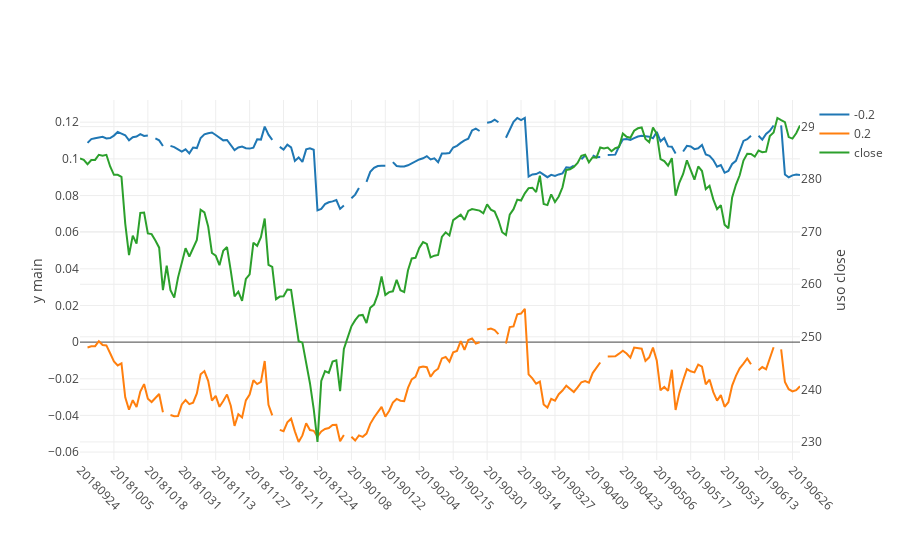

The cell this chart's notebook holds for it:
### Code cell
y = 19
c = SYMBOL_TO_RESEARCH
df_year = df_iv_skew[(df_iv_skew.symbol.str.slice(0,2)==c) & (df_iv_skew.symbol.str.slice(-2,)==str(y))]
df_year = df_year[['settle_date','-0.2','0.2']]
df_year = df_year.merge(df_etf[['settle_date','close']],on='settle_date',how='inner')
iplot(plotly_plot(df_year,x_column='settle_date',yaxis2_cols=['close'],y_right_label='uso close'))

### Figure 1 — Plotly figure (JSON) as saved in the notebook; plotly's stock layout.template omitted (floating-point values rounded to 4 significant figures; data arrays with more than 128 entries replaced by an {"elided": "..."} marker saying what was removed)
{"data": [{"name": "-0.2", "type": "scatter", "uid": "6f4331fa-30bc-11ea-9cb8-8c859025e7f9", "x": {"elided": "192 int values"}, "y": {"elided": "192 float values"}, "yaxis": "y"}, {"name": "0.2", "type": "scatter", "uid": "6f433364-30bc-11ea-865a-8c859025e7f9", "x": {"elided": "192 int values"}, "y": {"elided": "192 float values"}, "yaxis": "y"}, {"name": "close", "type": "scatter", "uid": "6f433422-30bc-11ea-926e-8c859025e7f9", "x": {"elided": "192 int values"}, "y": {"elided": "192 float values"}, "yaxis": "y2"}], "layout": {"margin": {"b": 100}, "xaxis": {"tickangle": 45, "ticktext": [20180924, 20181005, 20181018, 20181031, 20181113, 20181127, 20181211, 20181224, 20190108, 20190122, 20190204, 20190215, 20190301, 20190314, 20190327, 20190409, 20190423, 20190506, 20190517, 20190531, 20190613, 20190626], "tickvals": [20180924, 20181005, 20181018, 20181031, 20181113, 20181127, 20181211, 20181224, 20190108, 20190122, 20190204, 20190215, 20190301, 20190314, 20190327, 20190409, 20190423, 20190506, 20190517, 20190531, 20190613, 20190626], "type": "category"}, "yaxis": {"title": "y main"}, "yaxis2": {"overlaying": "y", "side": "right", "title": "uso close"}}}
